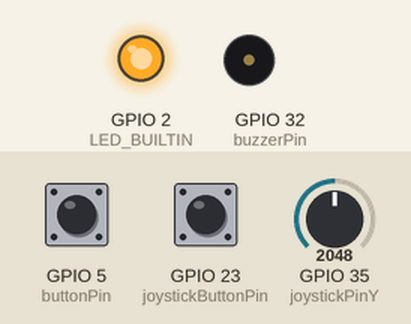
The program below on a simulated ESP32. Parts: output pins drawn as LEDs (lit = HIGH), buzzer (waves = sounding, pin HIGH). The test bench sets the inputs (shaded band); at power-on: GPIO 23 (joystickButtonPin) HIGH, GPIO 35 (joystickPinY) = 2048, GPIO 5 (buttonPin) HIGH. WiFi joins after 1.5 s; servers stay silent unless stated; what the program prints to the serial monitor is not drawn.

Above: at 2.7 s.
2.8 s: GPIO 23 (joystickButtonPin) pulled LOW for 0.15 s
At 2.87 s:
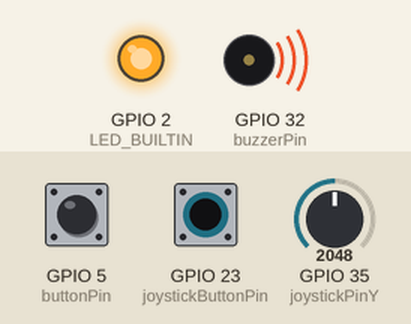
4.4 s: GPIO 35 (joystickPinY) set to 1556
5.9 s: GPIO 35 (joystickPinY) set to 1467
10.7 s: GPIO 23 (joystickButtonPin) pulled LOW for 3.2 s
At 15.0 s:
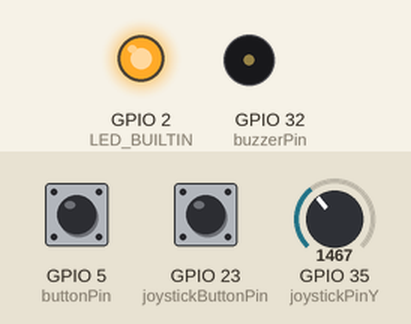
Timing chart, 0 to 16.4 s (numbered marks = the images above; inputs shaded):
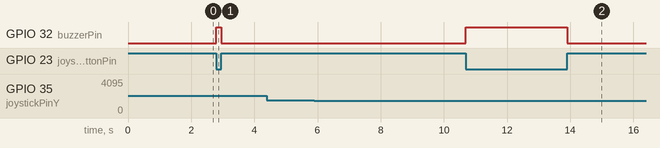

Measured:
- after the input at 2.8 s, GPIO 32 (buzzerPin): LOW → HIGH at once, → LOW 0.15 s later
- after the input at 4.4 s, every drawn part: stays the same
- after the input at 5.9 s, every drawn part: stays the same
- after the input at 10.7 s, GPIO 32 (buzzerPin): LOW → HIGH at once, → LOW 3.2 s later

The program:

main.cpp
```cpp
//ESP32 - Guidon
#include <Arduino.h>
#include <WiFi.h>

//WIFI parameters
const String nom = "ESP32-Guidon";
const char* ssid = "Iphone du bled";
const char* password = "23032000";
WiFiClient master;
IPAddress server(192, 168, 20, 167);
String command;
unsigned long previousRequest = 0;
////

const int buttonPin = 5;
const int joystickButtonPin = 23;
const int joystickPinY = 35;
const int buzzerPin = 32;

const int rightLimit = 3500;
const int leftLimit = 1500;

bool buttonState = false;

int yValue = 0;

void joystickPress();
void joystickRelease();
void buttonPress();
void buttonRelease();
void wifiConfig();
void requestMaster(String command);

void setup() {
  Serial.begin(115200);
  pinMode(joystickButtonPin, INPUT_PULLUP);
  pinMode(buttonPin, INPUT_PULLUP);
  pinMode(buzzerPin, OUTPUT);
  pinMode(LED_BUILTIN, OUTPUT);

  attachInterrupt(digitalPinToInterrupt(joystickButtonPin), joystickPress, FALLING);
  attachInterrupt(digitalPinToInterrupt(buttonPin), buttonPress, FALLING);

  wifiConfig();
}

void loop() {
  yValue = analogRead(joystickPinY);
  if(yValue > rightLimit){
    requestMaster("Right");
    Serial.print("Right");

  }else if(yValue < leftLimit){
    requestMaster("Left");
    Serial.print("Left");
  }
  if(buttonState){
    requestMaster("Stop");
    Serial.print("Stop");
    buttonState = false;
  }
}

void joystickPress(){
  detachInterrupt(digitalPinToInterrupt(joystickButtonPin));
  digitalWrite(buzzerPin, HIGH);
  attachInterrupt(digitalPinToInterrupt(joystickButtonPin), joystickRelease, RISING);
}

void joystickRelease(){
  detachInterrupt(digitalPinToInterrupt(joystickButtonPin));
  digitalWrite(buzzerPin, LOW);
  attachInterrupt(digitalPinToInterrupt(joystickButtonPin), joystickPress, FALLING);
}

void buttonPress(){
  detachInterrupt(digitalPinToInterrupt(buttonPin));
  buttonState = true;
  attachInterrupt(digitalPinToInterrupt(buttonPin), buttonRelease, RISING);
}

void buttonRelease(){
  detachInterrupt(digitalPinToInterrupt(buttonPin));
  attachInterrupt(digitalPinToInterrupt(buttonPin), buttonPress, FALLING);
}

void wifiConfig(){
 WiFi.begin(ssid, password);
  while (WiFi.status() != WL_CONNECTED) {
    delay(500);
    Serial.print(F("."));
  }
  Serial.print(nom);
  Serial.print(F(" connected to Wifi! IP address : ")); Serial.println(WiFi.localIP());
  digitalWrite(LED_BUILTIN, HIGH);
}

void requestMaster(String command){
  Serial.println("Request: "+command);
  if(master.connect(server, 80)){
    Serial.println("try send request");
    master.println(nom + " : "+command+" : "+"\r");
    Serial.println("Request sent");
    String answer = master.readStringUntil('\r');
    master.flush();
  }
}
```
